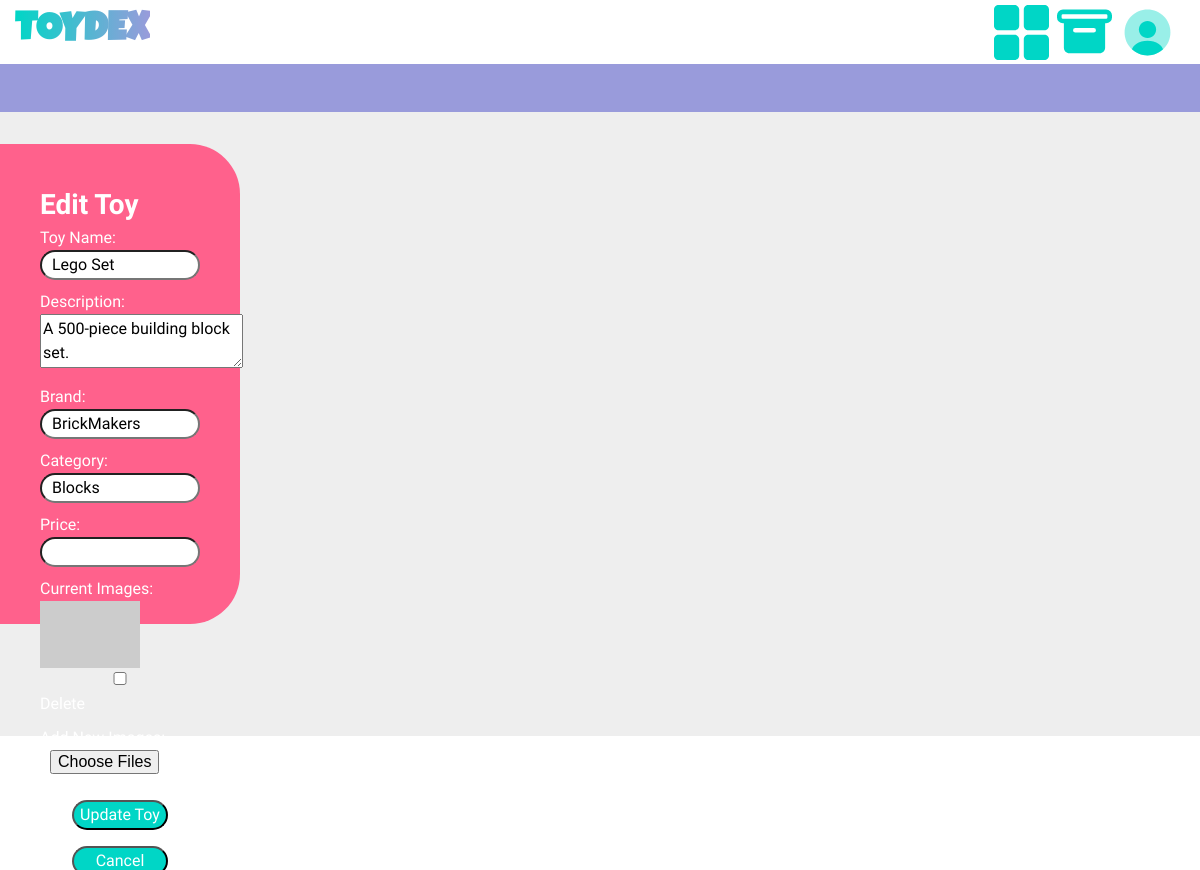
/edit_toy.php?item_id=2, run on the app's committed database.
### tables this page shows
CREATE TABLE `toyitem` (
  `item_id` int(11) NOT NULL,
  `name` varchar(100) NOT NULL,
  `description` text DEFAULT NULL,
  `brand` varchar(100) DEFAULT NULL,
  `category` varchar(100) DEFAULT NULL
);

CREATE TABLE `toyimage` (
  `image_id` int(11) NOT NULL,
  `image_url` varchar(255) NOT NULL,
  `description` text DEFAULT NULL,
  `is_primary_image` tinyint(1) DEFAULT NULL
);

### edit_toy.php (the view, shortened to what this page needs)
<?php
include 'DBConnector.php';
$item_id = $_GET['item_id'];
$sql_toy = "SELECT * FROM toyItem WHERE item_id = '$item_id'";
$result_toy = $conn->query($sql_toy);
$row_toy = $result_toy->fetch_assoc();
$sql_images = "SELECT ti.image_id, ti.image_url FROM toyImage ti JOIN has h ON ti.image_id = h.image_id WHERE h.item_id = '$item_id'";
$result_images = $conn->query($sql_images);
if ($_SERVER["REQUEST_METHOD"] == "POST") {
    $name = $_POST['name'];
    $description = $_POST['description'];
    $brand = $_POST['brand'];
    $category = $_POST['category'];
    $price = $_POST['price'];
    $sql_update = "UPDATE toyItem SET name = '$name', description = '$description', brand = '$brand', category = '$category', price = '$price' WHERE item_id = '$item_id'";
    $conn->query($sql_update);
    if (isset($_POST['delete_images'])) {
        foreach ($_POST['delete_images'] as $del_image_id) {
            $sql_delete_has = "DELETE FROM has WHERE image_id = '$del_image_id' AND item_id = '$item_id'";
            $conn->query($sql_delete_has);
            $sql_check_has = "SELECT * FROM has WHERE image_id = '$del_image_id'";
            $result_check = $conn->query($sql_check_has);
            if ($result_check->num_rows == 0) {
                $sql_delete_image = "DELETE FROM toyImage WHERE image_id = '$del_image_id'";
                $conn->query($sql_delete_image);
            }
        }
    }
    if (isset($_FILES['new_images']) && $_FILES['new_images']['error'][0] == 0) {
        $upload_dir = 'Uploads/';
        foreach ($_FILES['new_images']['tmp_name'] as $key => $tmp_name) {
            $file_name = $_FILES['new_images']['name'][$key];
            $file_tmp = $_FILES['new_images']['tmp_name'][$key];
            $image_id = 'img_' . uniqid();
            $uploaded_file = $upload_dir . basename($file_name);
            if (move_uploaded_file($file_tmp, $uploaded_file)) {
                $sql_image = "INSERT INTO toyImage (image_id, image_url, description, is_primary_image) VALUES ('$image_id', '$uploaded_file', '', 0)";
                $conn->query($sql_image);
                $sql_has = "INSERT INTO has (item_id, image_id) VALUES ('$item_id', '$image_id')";
                $conn->query($sql_has);
            }
        }
    }
    echo "Toy updated successfully";
} else {
    ?>
    <!DOCTYPE html>
    <html lang="en">
    <head>
        <link rel="stylesheet" href="styles.css">
    </head>
    <body>
        <section class="home">
            <header>
                <div class="main-header">
                    <h1 class="toydex-logo">TOYDEX</h1>
                    <nav>
                        <ul>
                            <li><a href="home.php"><img src="images/view-grid-svgrepo-com.svg" alt="home"></a></li>
                            <li><a href="#"><img src="images/inventory-svgrepo-com.svg" alt="inventory"></a></li>
                            <li><a href="#"><img src="images/profile-circle-svgrepo-com.svg" alt="profile"></a></li>
                        </ul>
                    </nav>
                </div>
                <div class="divider"></div>
            </header>
            <section class="filter-item-container">
                <div class="filter-container">
                    <h2>Edit Toy</h2>
                    <form method="post" action="edit_toy.php?item_id=<?php echo $item_id; ?>" enctype="multipart/form-data" class="form-vertical">
                        <div class="form-group">
                            <label for="name">Toy Name:</label>
                            <input type="text" id="name" name="name" value="<?php echo $row_toy['name']; ?>" required>
                        </div>
                        <div class="form-group">
                            <label for="description">Description:</label>
                            <textarea id="description" name="description"><?php echo $row_toy['description']; ?></textarea>
                        </div>
                        <div class="form-group">
                            <label for="brand">Brand:</label>
                            <input type="text" id="brand" name="brand" value="<?php echo $row_toy['brand']; ?>" required>
                        </div>
                        <div class="form-group">
                            <label for="category">Category:</label>
                            <input type="text" id="category" name="category" value="<?php echo $row_toy['category']; ?>" required>
                        </div>
                        <div class="form-group">
                            <label for="price">Price:</label>
                            <input type="number" step="0.01" id="price" name="price" value="<?php echo $row_toy['price']; ?>" required>
                        </div>
                        <div class="form-group">
                            <label>Current Images:</label>
                            <?php while ($row_image = $result_images->fetch_assoc()) { ?>
                                <img src="<?php echo $row_image['image_url']; ?>" width="100">
                                <input type="checkbox" name="delete_images[]" value="<?php echo $row_image['image_id']; ?>"> Delete<br>
                            <?php } ?>
                        </div>
                        <div class="form-group">
                            <label for="new_images">Add New Images:</label>
                            <input type="file" id="new_images" name="new_images[]" multiple>
                        </div>
                        <div class="form-group">
                            <button type="submit">Update Toy</button>
                            <button type="button" onclick="window.location.href='home.php'">Cancel</button>
                        </div>
                    </form>
                </div>
            </section>
        </section>
    </body>
    </html>
    <?php
}
?>

### styles.css (style rules this page uses)
*, *::before, *::after { box-sizing: border-box; }
* { margin: 0; }
@media (prefers-reduced-motion: no-preference) { html { interpolate-size: allow-keywords; } }
body { line-height: 1.5; -webkit-font-smoothing: antialiased; }
img, picture, video, canvas, svg { display: block; max-width: 100%; }
input, button, textarea, select { font: inherit; }
p, h1, h2, h3, h4, h5, h6 { overflow-wrap: break-word; }
h1, h2, h3, h4, h5, h6 { text-wrap: balance; }
:root { --purple: #999BDB; --green: #00D6C6; --dark-green: #00a99e; --pink: #FF618C; --blue: #00ABF8; --yellow: #FFAB00; --orange: #FF7358; --black: #000000; --grey: #BBBBBB; --light-grey: #EEEEEE; }
body { font-family: "Luckiest Guy", cursive; margin: 0; }
header { display: flex; flex-direction: column; position: sticky; top: 0; z-index: 10; }
.home header .main-header { display: flex; justify-content: space-between; padding: 20px 15px 20px 15px; top: 0; height: 4rem; align-items: center; background-color: white; }
.home header .main-header h1 { background: linear-gradient(to right, var(--green), var(--purple)); -webkit-background-clip: text; background-clip: text; color: transparent; font-size: 2.5rem; }
.home header .main-header nav { display: flex; list-style: none; justify-content: space-between; top: 0; }
.home header .main-header nav ul { display: flex; list-style: none; gap: 0.5rem; margin: 0; overflow: hidden; padding: 10px; }
.home header .main-header nav ul li { transition: .3s ease; }
.home header .main-header nav ul li a { display: block; text-decoration: none; }
.home header .main-header nav ul li a img { width: 55px; height: 55px; }
.home header .divider { height: 3rem; background-color: var(--purple); }
.home .filter-item-container { display: flex; background-color: var(--light-grey); height: 78vh; flex-direction: row; }
.home .filter-item-container .filter-container { background-color: var(--pink); margin-top: 1rem; height: 60vh; width: 20vw; border-radius: 0 50px 50px 0; position: sticky; top: 9rem; font-family: Manjari, sans-serif; color: white; padding: 2.5rem; }
.home .filter-item-container .filter-container h2 { font-size: 1.75rem; }
.home .filter-item-container .filter-container form .form-group > input, .home .filter-item-container .filter-container form .form-group > select { width: 100%; }
.home .filter-item-container .filter-container form .form-group { padding-bottom: 10px; }
.home .filter-item-container .filter-container form .form-group input { border-radius: 50px; padding-left: 10px; }
.home .filter-item-container .filter-container form .form-group button { background-color: #00D6C6; color: white; width: 6rem; border-radius: 50px; display: block; margin: 0 auto; margin-top: 1rem; }

### data on the page
toyitem: name "Lego Set", description "A 500-piece building block set.", brand "BrickMakers", category "Blocks"
